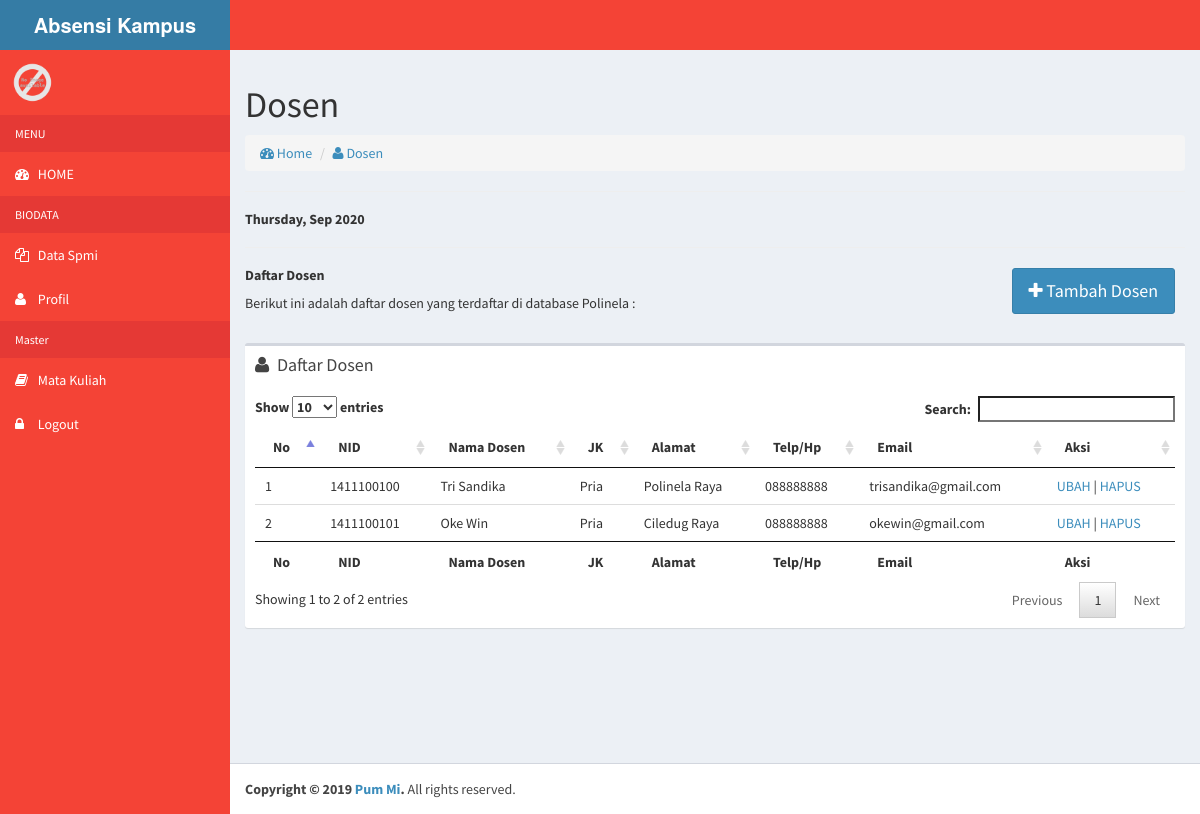
/spmi/dashboard/index.php?page=4, run on the app's committed database.
### tables this page shows
CREATE TABLE `dosen` (
  `nid` char(10) NOT NULL DEFAULT '',
  `nm_dosen` varchar(50) NOT NULL DEFAULT '',
  `jk` varchar(6) NOT NULL,
  `alamat` text NOT NULL,
  `telp_dosen` varchar(12) NOT NULL DEFAULT '',
  `password` varchar(255) NOT NULL,
  `email` varchar(30) NOT NULL,
  `foto` varchar(100) NOT NULL
);

### spmi/include/dosen.php (the view, shortened to what this page needs)
          <h1>
            Dosen
          </h1>
          <ol class="breadcrumb">
            <li><a href="#"><i class="fa fa-dashboard"></i> Home</a></li>
            <li><a href="#"><i class="fa fa-user"></i> Dosen</a></li>
          </ol>
		<hr>
		<h5><b><?php echo date("l, M Y"); ?></b></h5>
		<hr>
        <a href="index.php?page=5" class="btn btn-primary btn-lg" style="margin-right:10px;float:right;"><i class="fa fa-plus"></i> Tambah Dosen</a>
		<h5><b>Daftar Dosen</b></h5>
		<p>Berikut ini adalah daftar dosen yang terdaftar di database Polinela :
		</p>
		<br>
<div class="box">
    <div class="box-header">
        <i class="fa fa-user"></i>
        <h3 class="box-title">Daftar Dosen</h3>
    </div>
    <div class="box-body">
        <table id="dosen" class="row-border" cellspacing="0" width="100%">
                <thead>
                    <tr>
                        <th>No</th>
                        <th>NID</th>
                        <th>Nama Dosen</th>
                        <th>JK</th>
                        <th>Alamat</th>
                        <th>Telp/Hp</th>
                        <th>Email</th>
                        <th>Aksi</th>
                    </tr>
                </thead>
                <tfoot>
                    <tr>
                        <th>No</th>
                        <th>NID</th>
                        <th>Nama Dosen</th>
                        <th>JK</th>
                        <th>Alamat</th>
                        <th>Telp/Hp</th>
                        <th>Email</th>
                        <th>Aksi</th>
                    </tr>
                </tfoot>
                <tbody>
                <?php
                $query = mysqli_query($conn,"SELECT * FROM dosen");
                if ($query) {
                    $no = 1;
                    while ($rows = mysqli_fetch_array($query)) {
                ?>
                    <tr>
                        <td><?php echo $no++; ?></td>
                        <td><?php echo $rows['nid']; ?></td>
                        <td><?php echo $rows['nm_dosen']; ?></td>
                        <td><?php echo $rows['jk']; ?></td>
                        <td><?php echo $rows['alamat']; ?></td>
                        <td><?php echo $rows['telp_dosen']; ?></td>
                        <td><?php echo $rows['email']; ?></td>
                        <td><a href="index.php?page=6&&nid=<?php echo $rows['nid']; ?>">UBAH</a> | <a href="#" data-toggle="modal" data-target="#confirm-delete_<?php echo $rows['nid']; ?>">HAPUS</a></td>
                    </tr>
                <?php
                    }
                }
                ?>
                </tbody>
            </table>
    </div>
</div>

### spmi/dashboard/index.php (shortened to what this page needs)
<?php
      include "../../koneksi/koneksi.php";
      $username = $_SESSION['admin'];
      $query = mysqli_query($conn,"SELECT * FROM admin where username='$username'");
      if ($query) {
        $data = mysqli_fetch_array($query);
      }
                $active1 = "";
                $active2 = "";
                $active3 = "";
                $active6 = "";
                $includeVal = "";
                if (isset($_GET['page'])) {
                    $page = $_GET['page'];
                    switch ($page) {
                    case '4':
                      $includeVal = "../include/dosen.php";
                      break;
                  }
                }else{
                  $active1 = "active";
                  $includeVal = "../include/home.php";
                }
?>
<!DOCTYPE html>
<html>
  <head>
    <link rel="stylesheet" href="../../bootstrap/css/bootstrap.min.css">
    <link rel="stylesheet" href="../../font/css/font-awesome.min.css">
    <link rel="stylesheet" href="https://code.ionicframework.com/ionicons/2.0.1/css/ionicons.min.css">
    <link rel="stylesheet" href="../../dist/css/AdminLTE.min.css">
    <link rel="stylesheet" href="../../dist/css/skins/_all-skins.min.css">
    <link rel="stylesheet" href="../../plugins/datatables/jquery.dataTables.css">
    <link rel="stylesheet" href="../../plugins/iCheck/flat/blue.css">
    <link rel="stylesheet" href="../../plugins/select2/select2.min.css">
    <link rel="stylesheet" href="../../plugins/morris/morris.css">
    <link rel="stylesheet" href="../../plugins/jvectormap/jquery-jvectormap-1.2.2.css">
    <link rel="stylesheet" href="../../plugins/datepicker/datepicker3.css">
    <link rel="stylesheet" href="../../plugins/timepicker/bootstrap-timepicker.css">
    <link rel="stylesheet" href="../../plugins/daterangepicker/daterangepicker-bs3.css">
    <link rel="stylesheet" href="../../plugins/bootstrap-wysihtml5/bootstrap3-wysihtml5.min.css">
    <link rel="stylesheet" type="text/css" href="../../plugins/bootstrap-combobox-master/css/bootstrap-combobox.css">
  </head>
  <body class="hold-transition skin-blue sidebar-mini">
    <div class="wrapper">
      <header class="main-header">
        <a href="index2.html" class="logo">
          <span class="logo-lg"><b>Absensi Kampus </b></span>
        </a>
        <nav class="navbar navbar-static-top" role="navigation">
        </nav>
      </header>
      <aside class="main-sidebar">
        <section class="sidebar">
          <div class="user-panel">
            <div class="pull-left image">
              <img src="<?php
            if ($data['foto']=='') {
              echo '../images/dp.png';
            }else{
              echo "../images/$data[foto]";
            }
          ?>" class="img-circle" alt="$data['nama_admin']">
            </div>
            <div class="pull-left info">
            </div>
          </div>
          <ul class="sidebar-menu">
            <li class="header">MENU</li>
            <li class="<?php echo $active1; ?> treeview">
              <a href="index.php?page=1">
                <i class="fa fa-dashboard"></i> <span>HOME</span></i>
              </a>
            </li>
            <li class="header">BIODATA</li>
            <li class="<?php echo $active2; ?> treeview">
              <a href="index.php?page=2">
                <i class="fa fa-files-o"></i>
                <span>Data Spmi</span>
              </a>
            </li>
            <li class="<?php echo $active3; ?> treeview">
              <a href="index.php?page=3">
                <i class="fa fa-user"></i> <span>Profil</span>
              </a>
            </li>
            <li class="header">Master</li>
            <li class="<?php echo $active6; ?> treeview">
              <a href="index.php?page=31">
                <i class="fa fa-book"></i>
                <span>Mata Kuliah</span>
              </a>
            </li>
            <li class="treeview">
              <a href="logout.php">
                <i class="fa fa-lock"></i> <span>Logout</span>
              </a>
            </li>
          </ul>
        </section>
      </aside>
      <div class="content-wrapper">
        <section class="content">
          <div class="row">
            <section class="col-lg-12 connectedSortable">
              <?php
                include "$includeVal";
              ?>
            </section>
            <section class="col-lg-5 connectedSortable">
            </section>
          </div>
        </section>
      </div>
      <footer class="main-footer">
        <strong>Copyright &copy; 2019 <a href="polinela.ac.id">Pum Mi</a>.</strong> All rights reserved.
      </footer>
    </div>
  </body>
</html>

### spmi/dashboard/index.php (style rules this page uses)
.skin-blue .main-header .navbar { background-color: #F44336; }
.skin-blue .main-header .logo { background-color: #E53935; color: #fff; border-bottom: 0 solid transparent; }
.skin-blue .wrapper, .skin-blue .main-sidebar, .skin-blue .left-side { background-color: #F44336; }
.skin-blue .sidebar a { color: #fff; }
.skin-blue .sidebar-menu>li.header { color: #fff; background: #E53935; }
.skin-blue .sidebar-menu>li>a { border-left: 0px solid transparent; }
.user-panel>.info { padding-top: 15px; }

### data on the page
dosen: nid "1411100100", nm_dosen "Tri Sandika", jk "Pria", alamat "Polinela Raya", telp_dosen "088888888", email "trisandika@gmail.com"
dosen: nid "1411100101", nm_dosen "Oke Win", jk "Pria", alamat "Ciledug Raya", telp_dosen "088888888", email "okewin@gmail.com"
